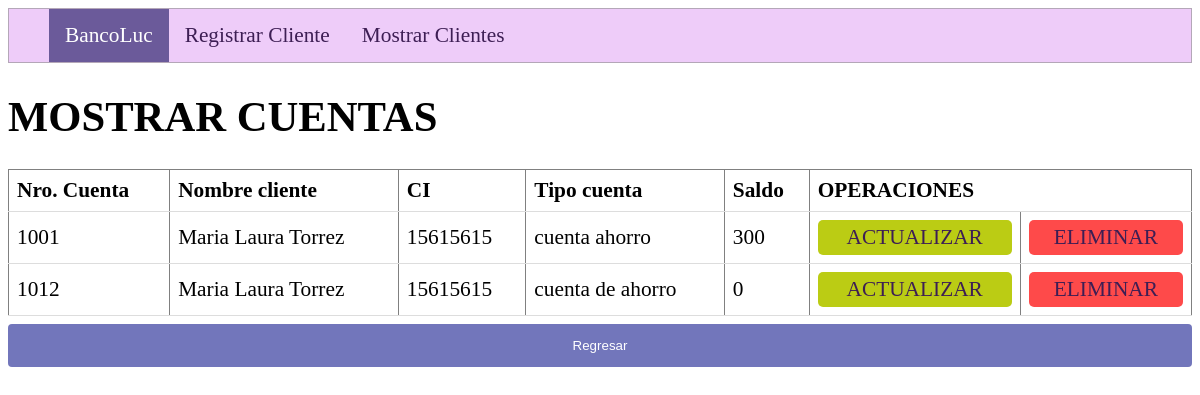
The app's page /cuentaBancaria/mostrarCuenta.php?id=2 with its own data.
### tables this page shows
CREATE TABLE `cuenta` (
  `id` int(11) NOT NULL,
  `persona_id` int(11) DEFAULT NULL,
  `tipo_cuenta` varchar(50) DEFAULT NULL,
  `saldo` float DEFAULT NULL
);

CREATE TABLE `persona` (
  `id` int(11) NOT NULL,
  `nombre` varchar(100) DEFAULT NULL,
  `apellidop` varchar(100) DEFAULT NULL,
  `apellidom` varchar(100) DEFAULT NULL,
  `ci` int(11) DEFAULT NULL
);

### cuentaBancaria/mostrarCuenta.php (the view, shortened to what this page needs)
<?php
include 'cabecera.php';
$id=$_REQUEST["id"];
include("conexion.php");
$consulta="SELECT c.id,p.nombre,p.apellidop,p.apellidom,p.ci,c.tipo_cuenta,c.saldo FROM cuenta c join persona p on c.persona_id=p.id where p.id='".$id."'";
$resultado=mysqli_query($conexion, $consulta)or die("No se ha podido mostrar la consulta.");
?>
<h1>MOSTRAR CUENTAS</h1>
<table border="1">
	<tr>
		<th>Nro. Cuenta</th>
		<th>Nombre cliente</th>
		<th>CI</th>
		<th>Tipo cuenta</th>
		<th>Saldo</th>
		<th colspan="2">OPERACIONES</th>
	</tr>
<?php
while($columna=mysqli_fetch_array($resultado)){
	$clienten=" ".$columna['nombre']." ".$columna['apellidop']." ".$columna['apellidom']." ";
	echo "<tr>";
	echo "<td>".$columna['id']."</td>";
	echo "<td>".$clienten."</td>";
	echo "<td>".$columna['ci']."</td>";
	echo "<td>".$columna['tipo_cuenta']."</td>";
	echo "<td>".$columna['saldo']."</td>";
	$idCuenta=$columna['id'];
	echo "<td> <a class='actualizar' href='modificarCuenta.php?id=$idCuenta'>ACTUALIZAR</a></td>";
	echo "<td> <a class='eliminar' href='eliminarCuenta.php?id=$idCuenta'>ELIMINAR</a></td>";
	echo "</tr>";
}
?>
</table>
<form action="mostrar.php"><input type="submit" name="Finalizar" value="Regresar"></form>
<?php
include("pie.php");
 ?>

### cuentaBancaria/estilo2.css (style rules this page uses)
body { font-family: Comic Sans; font-size: 16pt; Background – color : #0A8087; }
td a { display: block; color: #3D1E54; text-align: center; padding: 5px 8px; text-decoration: none; border-radius: 5px; }
.eliminar { background-color: #FE4A4A; }
.actualizar { background-color: #BBCC14; }
input[type=submit] { width: 100%; background-color: #7276BB; color: white; padding: 14px 20px; margin: 8px 0; border: none; border-radius: 4px; cursor: pointer; }
table { border-collapse: collapse; width: 100%; }
th, td { padding: 8px; text-align: left; border-bottom: 1px solid #ddd; }

### records on screen
cuenta: id "1001", persona.apellidom "Maria Laura Torrez", persona.ci "15615615", tipo_cuenta "cuenta ahorro", saldo "300"
cuenta: id "1012", persona.apellidom "Maria Laura Torrez", persona.ci "15615615", tipo_cuenta "cuenta de ahorro", saldo "0"
